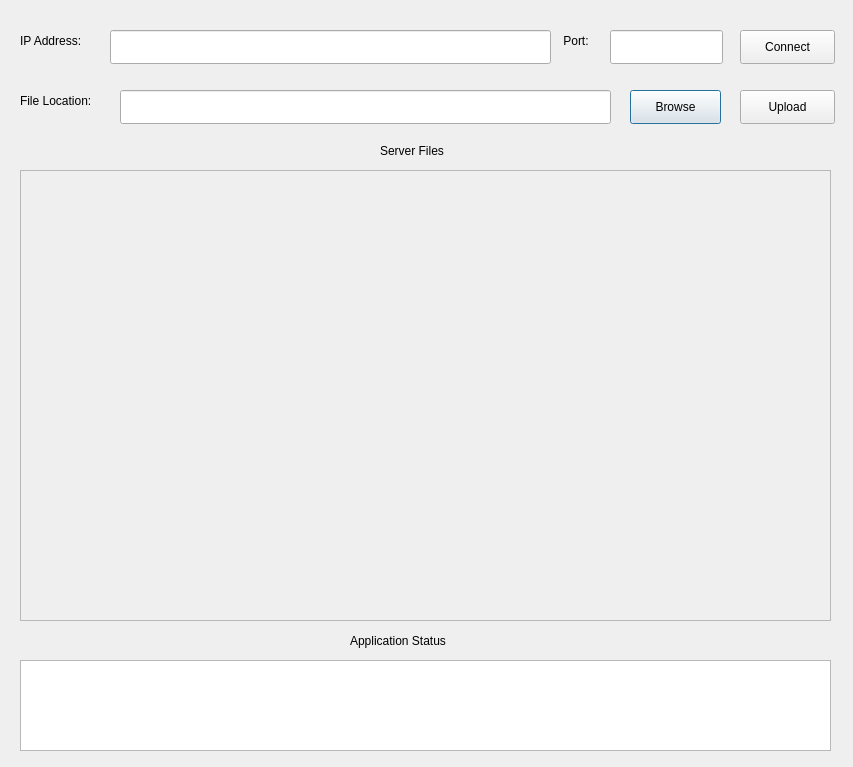
<?xml version="1.0" encoding="UTF-8"?>
<ui version="4.0">
 <class>Dialog</class>
 <widget class="QDialog" name="Dialog">
  <property name="geometry">
   <rect>
    <x>0</x>
    <y>0</y>
    <width>853</width>
    <height>767</height>
   </rect>
  </property>
  <property name="windowTitle">
   <string>Dialog</string>
  </property>
  <widget class="QLineEdit" name="fileLocation">
   <property name="geometry">
    <rect>
     <x>120</x>
     <y>90</y>
     <width>491</width>
     <height>34</height>
    </rect>
   </property>
  </widget>
  <widget class="QPushButton" name="browse">
   <property name="geometry">
    <rect>
     <x>630</x>
     <y>90</y>
     <width>91</width>
     <height>34</height>
    </rect>
   </property>
   <property name="text">
    <string>Browse</string>
   </property>
  </widget>
  <widget class="QPushButton" name="upload">
   <property name="geometry">
    <rect>
     <x>740</x>
     <y>90</y>
     <width>95</width>
     <height>34</height>
    </rect>
   </property>
   <property name="text">
    <string>Upload</string>
   </property>
  </widget>
  <widget class="QLineEdit" name="ipField">
   <property name="geometry">
    <rect>
     <x>110</x>
     <y>30</y>
     <width>441</width>
     <height>34</height>
    </rect>
   </property>
  </widget>
  <widget class="QLineEdit" name="portField">
   <property name="geometry">
    <rect>
     <x>610</x>
     <y>30</y>
     <width>113</width>
     <height>34</height>
    </rect>
   </property>
  </widget>
  <widget class="QPushButton" name="connect">
   <property name="geometry">
    <rect>
     <x>740</x>
     <y>30</y>
     <width>95</width>
     <height>34</height>
    </rect>
   </property>
   <property name="text">
    <string>Connect</string>
   </property>
  </widget>
  <widget class="QTextBrowser" name="statusBox">
   <property name="geometry">
    <rect>
     <x>20</x>
     <y>660</y>
     <width>811</width>
     <height>91</height>
    </rect>
   </property>
  </widget>
  <widget class="QLabel" name="label">
   <property name="geometry">
    <rect>
     <x>350</x>
     <y>630</y>
     <width>131</width>
     <height>22</height>
    </rect>
   </property>
   <property name="text">
    <string>Application Status</string>
   </property>
  </widget>
  <widget class="QScrollArea" name="scrollArea">
   <property name="enabled">
    <bool>true</bool>
   </property>
   <property name="geometry">
    <rect>
     <x>20</x>
     <y>170</y>
     <width>811</width>
     <height>451</height>
    </rect>
   </property>
   <property name="widgetResizable">
    <bool>true</bool>
   </property>
   <widget class="QWidget" name="scrollAreaWidgetContents_2">
    <property name="geometry">
     <rect>
      <x>0</x>
      <y>0</y>
      <width>805</width>
      <height>445</height>
     </rect>
    </property>
   </widget>
  </widget>
  <widget class="QLabel" name="label_2">
   <property name="geometry">
    <rect>
     <x>380</x>
     <y>140</y>
     <width>81</width>
     <height>22</height>
    </rect>
   </property>
   <property name="text">
    <string>Server Files</string>
   </property>
  </widget>
  <widget class="QLabel" name="label_3">
   <property name="geometry">
    <rect>
     <x>20</x>
     <y>30</y>
     <width>81</width>
     <height>22</height>
    </rect>
   </property>
   <property name="text">
    <string>IP Address:</string>
   </property>
  </widget>
  <widget class="QLabel" name="label_4">
   <property name="geometry">
    <rect>
     <x>560</x>
     <y>30</y>
     <width>41</width>
     <height>22</height>
    </rect>
   </property>
   <property name="text">
    <string> Port:</string>
   </property>
  </widget>
  <widget class="QLabel" name="label_5">
   <property name="geometry">
    <rect>
     <x>20</x>
     <y>90</y>
     <width>91</width>
     <height>22</height>
    </rect>
   </property>
   <property name="text">
    <string>File Location:</string>
   </property>
  </widget>
 </widget>
 <resources/>
 <connections/>
</ui>
